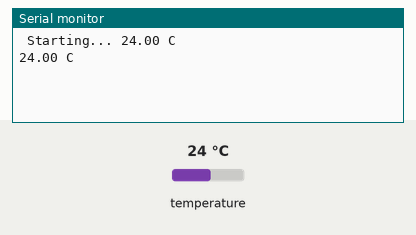
Simulated run of this sketch. Board: Arduino Uno, built with avr-gcc and run on an emulated ATmega328P. On the bench: the last lines printed to the serial monitor. The test bench sets the inputs (shaded band); at power-on: temperature 24 °C.

Above: at 2.8 s.
2.9 s: temperature set to 12 °C
At 4.1 s:
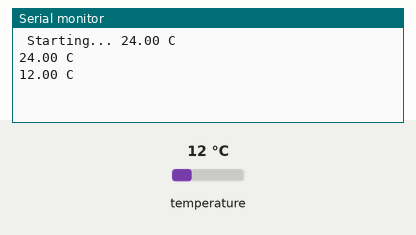
4.7 s: temperature set to 19 °C
At 4.7 s:
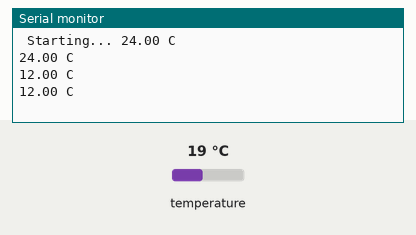
Timing chart, 0 to 7.7 s (numbered marks = the images above; inputs shaded):
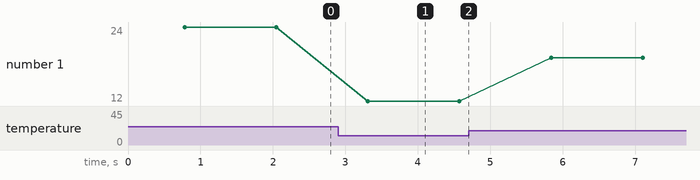

Measured:
- after the input at 2.9 s, the serial monitor: prints a new line after 0.41 s (image 1)
- plotted number 1: 24 → 12 after the input at 2.9 s, 12 → 19 after the input at 4.7 s

The sketch:

db3_workshop_temperature.ino
```cpp
#include <OneWire.h>
#include <DallasTemperature.h>

#define Rx 7

OneWire oneWire(Rx);

DallasTemperature sensor(&oneWire);

float Temp=0;

void setup() {
  // put your setup code here, to run once:
  Serial.begin(9600);
  Serial.print(" Starting... ");
  sensor.begin();
}

void loop() {
  // put your main code here, to run repeatedly:
  sensor.requestTemperatures();
  Temp=sensor.getTempCByIndex(0);
  Serial.print(Temp);
  Serial.print(" C  ");
  Serial.print('\n');
  delay(500);
}
```
